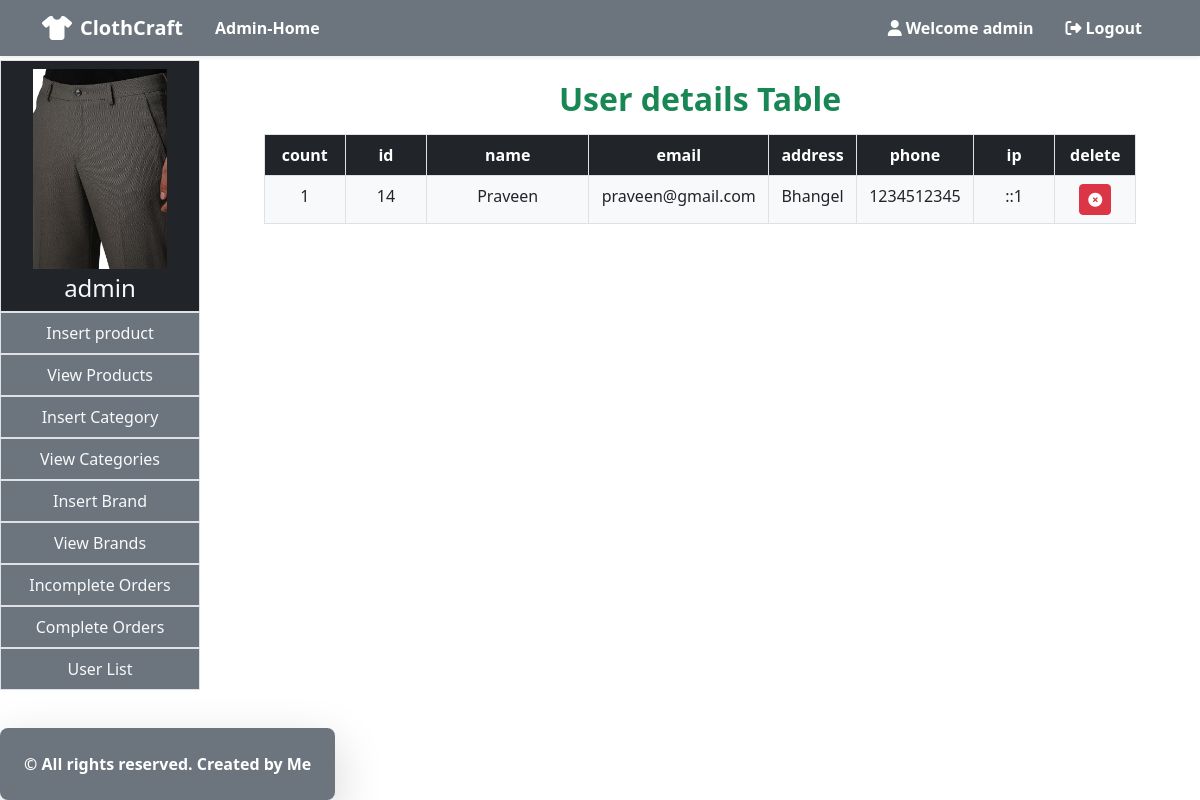
The app's page /admin_area/?user_list (signed in) with its own data.
### tables this page shows
CREATE TABLE `user` (
  `user_id` int(11) NOT NULL,
  `user_name` varchar(50) NOT NULL,
  `user_email` varchar(50) NOT NULL,
  `user_password` varchar(20) NOT NULL,
  `user_address` varchar(30) NOT NULL,
  `user_phone` varchar(10) NOT NULL,
  `user_image` mediumblob NOT NULL,
  `user_ip` varchar(50) NOT NULL
);

### admin_area/user_list.php (the view)
<div class="d-flex align-items-center justify-content-center min-vh-50">
    <div class="container mt-4">
        <h2 class="text-center text-success fw-bold">User details Table</h2>
        <div class="col-md-11 mx-auto">
            <table class="table my-3 border table-bordered table-hover mx-auto">
                <thead>
                    <tr>
                        <th class="col-1 text-center bg-dark text-white" scope="col">count</th>
                        <th class="col-1 text-center bg-dark text-white" scope="col">id</th>
                        <th class="col-2 text-center bg-dark text-white" scope="col">name</th>
                        <th class="col-1 text-center bg-dark text-white" scope="col">email</th>
                        <th class="col-1 text-center bg-dark text-white" scope="col">address</th>
                        <th class="col-1 text-center bg-dark text-white" scope="col">phone</th>
                        <th class="col-1 text-center bg-dark text-white" scope="col">ip</th>
                        <th class="col-1 text-center bg-dark text-white" scope="col">delete</th>
                    </tr>
                </thead>
                <tbody>
                    <?php
                    $query = "SELECT * FROM `user`";
                    $result = $conn->query($query);
                    $count = 1;
                    foreach ($result as $row) {
                        $user_name = $row['user_name'];
                        $user_id = $row['user_id'];
                        $user_email = $row['user_email'];
                        $user_address = $row['user_address'];
                        $user_phone = $row['user_phone'];
                        $user_ip = $row['user_ip'];
                        echo "<tr class='border'>
                        <td class='bg-light text-center text-dark'>$count</td>
                        <td class='bg-light text-center text-dark'>$user_id</td>
                        <td class='bg-light text-center text-dark'>$user_name</td>
                        <td class='bg-light text-center text-dark'>$user_email</td>
                        <td class='bg-light text-center text-dark'>$user_address</td>
                        <td class='bg-light text-center text-dark'>$user_phone</td>
                        <td class='bg-light text-center text-dark'>$user_ip</td>
                        <td class='bg-light text-center text-dark'>
                            <a href='?delete=$user_id' class='btn btn-danger btn-sm'>
                                <i class='fas fa-times-circle'></i>
                            </a>
                        </td>
                      </tr>";
                        $count++;
                    }
                    ?>
                </tbody>
            </table>
        </div>
    </div>
</div>

### admin_area/index.php (shortened to what this page needs)
<!doctype html>
<html lang="en">
<head>
    <link href="https://cdn.jsdelivr.net/npm/bootstrap@5.3.3/dist/css/bootstrap.min.css" rel="stylesheet"
>
    <link rel="stylesheet" href="https://cdnjs.cloudflare.com/ajax/libs/animate.css/4.1.1/animate.min.css" />
    <link rel="stylesheet" href="style.css">
</head>
<body>
    <?php
    include('components/header.php');
    include('../database/db.php');
    if (isset($_GET['admin_register']) && !isset($_SESSION['admin'])) {
        include('admin_register.php');
    } else if (isset($_GET['admin_login']) && !isset($_SESSION['admin'])) {
        include('admin_login.php');
    } else if (!isset($_SESSION['admin'])) {
        header("Location: index.php?admin_login");
        exit();
    } else if (isset($_GET['logout'])) {
        session_unset();
        session_destroy();
        header("location: /cloth-store/");
    } else if (isset($_SESSION['admin'])) {
        $admin_id = $_SESSION['admin']['admin_id'];
        $admin_name = $_SESSION['admin']['admin_name'];
        $image = $conn->query("SELECT admin_image FROM `admin` WHERE admin_id = $admin_id")->fetch_assoc()['admin_image'];
        $admin_image = '../image/' . $image;
        ?>
                        <div class="d-flex container-fluid p-0 m-0">
                            <div class="col-md-2 bg-secondary p-0 m-0 mt-1 position-relative">
                                <div class="collapse d-md-block" id="sidebarMenu">
                                    <ul class="navbar-nav me-auto">
                                        <div>
                                            <li class="nav-item bg-dark text-white text-center border border-1">
                                                <a class="nav-link decoration-none text-light" href="#">
                                                    <div class="d-flex flex-column align-items-center">
                                                        <img src="<?php echo $admin_image; ?>" class="img-fluid"
                                                            style="height: 200px;  object-fit: cover; margin-bottom: 5px;">
                                                    </div>
                                                    <h4 class="mb-0"><?php echo $admin_name; ?></h4>
                                                </a>
                                            </li>
                                        </div>
                                        <li class="nav-item text-white text-center border border-1">
                                            <a class="nav-link decoration-none text-light" href="?insert_product">Insert product</a>
                                        </li>
                                        <li class="nav-item text-white text-center border border-1">
                                            <a class="nav-link decoration-none text-light" href="?view_product">View Products</a>
                                        </li>
                                        <li class="nav-item text-white text-center border border-1">
                                            <a class="nav-link decoration-none text-light" href="index.php?insert_category">Insert
                                                Category</a>
                                        </li>
                                        <li class="nav-item text-white text-center border border-1">
                                            <a class="nav-link decoration-none text-light" href="index.php?view_category">View
                                                Categories</a>
                                        </li>
                                        <li class="nav-item text-white text-center border border-1">
                                            <a class="nav-link decoration-none text-light" href="index.php?insert_brand">Insert Brand</a>
                                        </li>
                                        <li class="nav-item text-white text-center border border-1">
                                            <a class="nav-link decoration-none text-light" href="?view_brand">View Brands</a>
                                        </li>
                                        <li class="nav-item text-white text-center border border-1">
                                            <a class="nav-link decoration-none text-light" href="?incomplete_orders">Incomplete Orders</a>
                                        </li>
                                        <li class="nav-item text-white text-center border border-1">
                                            <a class="nav-link decoration-none text-light" href="?complete_orders">Complete Orders</a>
                                        </li>
                                        <li class="nav-item text-white text-center border border-1">
                                            <a class="nav-link decoration-none text-light" href="?user_list">User List</a>
                                        </li>
                                    </ul>
                                </div>
                            </div>
                            <div class="col-md-10">
                                <div class="container">
                        <?php
                        if (isset($_GET['insert_category'])) {
                            include('insert_category.php');
                        } else if (isset($_GET['insert_brand'])) {
                            include('insert_brand.php');
                        } else if (isset($_GET['remove_product'])) {
                            include('remove_product.php');
                        } else if (isset($_GET['view_category'])) {
                            include('view_category.php');
                        } else if (isset($_GET['insert_product'])) {
                            include('insert_product.php');
                        } else if (isset($_GET['view_product'])) {
                            include('view_product.php');
                        } else if (isset($_GET['view_brand'])) {
                            include('view_brand.php');
                        } else if (isset($_GET['edit_product'])) {
                            include('edit_product.php');
                        } else if (isset($_GET['incomplete_orders'])) {
                            include('incomplete_orders.php');
                        } else if (isset($_GET['user_list'])) {
                            include('user_list.php');
                        } else if (isset($_GET['complete_orders'])) {
                            include('complete_orders.php');
                        }
                        ?>
                                </div>
                            </div>
                        </div>
        <?php
    }
    ?>
    <div class="bg-secondary text-white p-4 text-center shadow-lg rounded-3 mt-5 footer">
        <p class="fw-bold mb-0">© All rights reserved. Created by Me</p>
    </div>
</body>
</html>

### style.css (style rules this page uses)
.footer { position: absolute; bottom: 0; }

### records on screen
user: user_id "14", user_name "Praveen", user_email "praveen@gmail.com", user_address "Bhangel", user_phone "1234512345", user_ip "::1"

### other values on screen
$_SESSION['admin']['admin_name'] "admin"
$admin_name "admin"
